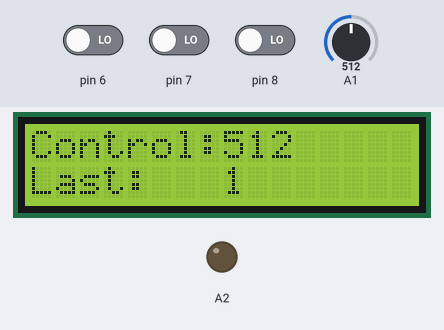
The sketch below on a simulated Arduino Uno, built with avr-gcc and run on an emulated ATmega328P. Parts: 16×2 character LCD, output pins drawn as LEDs (lit = HIGH). Inputs (shaded band) come from the test bench; at power-on: pin 7 LOW, A1 = 512, pin 6 LOW, pin 8 LOW. EEPROM starts erased.

Above: at 2.2 s.
2.3 s: pin 7 driven HIGH
At 2.85 s:
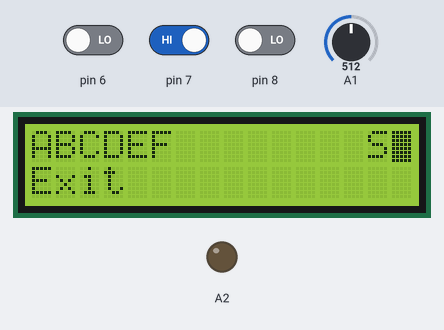
4.5 s: A1 set to 1023
6.9 s: pin 6 driven HIGH
At 7.84 s:
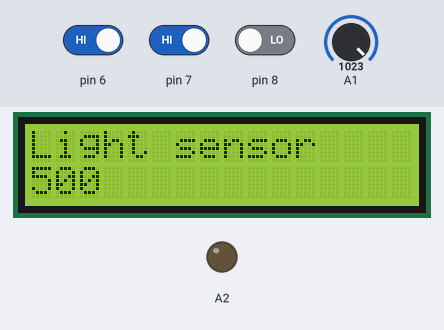
9.5 s: pin 6 driven LOW
At 9.93 s:
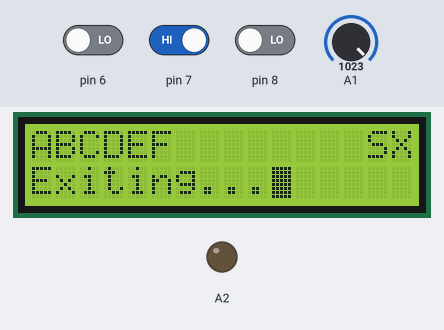
11.0 s: pin 8 driven HIGH
At 11.75 s:
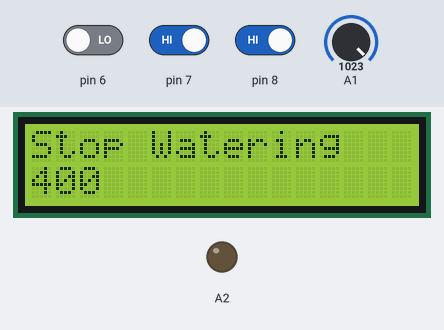
13.3 s: pin 7 driven LOW
At 13.53 s:
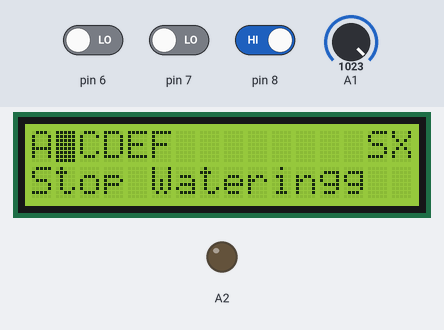

Measured:
- after the input at 2.3 s, the display: first changes after 0.48 s (image 1 shows a later state)
- after the input at 6.9 s, the display: first differs from a run without the input after 0.56 s (image 2 shows a later state)
- after the input at 9.5 s, the display: first changes at once (image 3 shows a later state)
- after the input at 11.0 s, the display: first differs from a run without the input after 0.55 s (image 4 shows a later state)

The sketch:

AutoWatering.ino
```cpp
/*

  The circuit:
 * LCD RS pin to digital pin 9
 * LCD Enable pin to digital pin 11
 * LCD D4 pin to digital pin 2
 * LCD D5 pin to digital pin 3
 * LCD D6 pin to digital pin 4
 * LCD D7 pin to digital pin 5
 * LCD R/W pin to ground
 * LCD VSS pin to ground
 * LCD VCC pin to 5V
 * 10K resistor:
 * ends to +5V and ground
 * wiper to LCD VO pin (pin 3)
 */

// include the library code:
#include <LiquidCrystal.h>
#include <EEPROM.h>

//#define bool boolean

// Analog sensor base class.
template<int TPin>
class AnalogSensor
{
  int _lastValue; // Current value of sensor reading in range [0, 1024)
public:
  AnalogSensor() : _lastValue(0) {}
  void Update()
  {
    _lastValue = analogRead(TPin);
  }
  int GetValue() const
  {
    return _lastValue;
  }
};

template<int TPin, bool TPressedLowLevel = false, int TThreshold = 20, int TRepeat = 150, int TRepCount = 3>
class Button
{
  long _switchTime;
  bool _isDown;
  bool _isUp;
  bool _isPressed;
  long _downTime;
public:
  Button() :
   _switchTime(0),
   _downTime(0),
   _isUp(false),
   _isDown(false),
   _isPressed(false)
   {
    pinMode(TPin, INPUT);
    digitalWrite(TPin, TPressedLowLevel ? HIGH : LOW);
   }
   void Update()
   {
     bool level = digitalRead(TPin) == HIGH ? true : false;
     if (TPressedLowLevel) level != level;

     const long time = millis();
     if (level && !_isDown && !_isUp)
     {
      // Transition to pressed
      _isDown = true;
      _downTime = time;
      _switchTime = time;
     }
     else if (!level && _isDown && !_isUp)
     {
      // Transition to unpressed
      if (time - _switchTime > TThreshold)
      {
        _isUp = true;
        _switchTime = time;
      }
      else
      {
        _isDown = false;
      }
     }
     if (_isDown && _isUp)
     {
       _isPressed = true;
     }
     if (level && _isDown && !_isUp && time - _switchTime > TThreshold + TRepeat * TRepCount && time - _downTime > TRepeat)
     {
       _isPressed = true;
       _downTime = time;
     }

   }

   bool CheckPressedAndReset()
   {
    if (_isPressed)
    {
      _isPressed = _isUp = false;
      return true;
    }
    return false;
   }
};

template<int TPin, bool TActiveLevel = true>
class DigitalOut
{
public:
 DigitalOut()
 {
  pinMode(TPin, OUTPUT);
  digitalWrite(TPin, TActiveLevel ? LOW : HIGH);
 }
 void Set(bool on)
 {
  if (TActiveLevel)
  {
    digitalWrite(TPin, on ? HIGH : LOW);
  }
  else
  {
    digitalWrite(TPin, on ? LOW : HIGH);
  }
 }
};


class SettingsContainer
{
  const int _currentVersion;
  int _minWateringTime;
  int _maxWateringTime;
  int _moistureStart;
  int _moistureStop;
  int _wateringInterwal;
  int _light;
public:
  SettingsContainer() :
   _minWateringTime(2000),
   _maxWateringTime(5000),
   _moistureStart(900),
   _moistureStop(400),
   _wateringInterwal(20000),
   _light(500),
   _currentVersion(1)
  {
    int magic = read(0);
    int ver = read(1);
    if (magic != 332 || ver != _currentVersion) return; // Bad EEProm state.
    _minWateringTime = read(2);
    _maxWateringTime = read(3);
    _moistureStart = read(4);
    _moistureStop = read(5);
    _wateringInterwal = read(6);
    _light = read(7);
  }

  int GetMinWateringTime() const { return _minWateringTime; }
  void SetMinWateringTime(const int& val){ _minWateringTime = val; }

  int GetMaxWateringTime() const { return _maxWateringTime; }
  void SetMaxWateringTime(const int& val){ _maxWateringTime = val;  }

  int GetMoistureStartTrigger() const { return _moistureStart; } // Maximum allowed resistance of sensor to start watering.
  void SetMoistureStartTrigger(const int& val){ _moistureStart = val; }

  int GetMoistureStopTrigger() const { return _moistureStop; }
  void SetMoistureStopTrigger(const int& val){ _moistureStop = val; }

  long GetMinWateringInterval() const { return _wateringInterwal; }
  void SetMinWateringInterval(const long& val){ _wateringInterwal = val; }

  int GetMutetModeLightingSensor() const { return _light; } // Resistance of light sensor exciding which whatering is forbidden.
  void SetMutetModeLightingSensor(const int& val){ _light = val; }

  void Save()
  {
    write(0, 332);
    write(1, _currentVersion);
    write(2, _minWateringTime);
    write(3, _maxWateringTime);
    write(4, _moistureStart);
    write(5, _moistureStop);
    write(6, _wateringInterwal);
    write(7, _light);
  }
private:
  void write(int p_address, int p_value)
  {
    p_address *= 2;
    byte lowByte = ((p_value >> 0) & 0xFF);
    byte highByte = ((p_value >> 8) & 0xFF);

    EEPROM.write(p_address, lowByte);
    EEPROM.write(p_address + 1, highByte);
   }

  //This function will read a 2 byte integer from the eeprom at the specified address and address + 1
  int read(int p_address)
  {
      p_address *= 2;
      int lowByte = EEPROM.read(p_address);
      int highByte = EEPROM.read(p_address + 1);

      unsigned int r = ((lowByte << 0) & 0xFF) + ((highByte << 8) & 0xFF00);
      return r;
   }

};

// Base class for state representation.
class State
{
public:
  State(){};
  virtual ~State(){};
  virtual void OnEnter();
  virtual void OnExit();
  virtual State* Update() = 0;
};

class Application
{
  State* _current; // Currently active state.

  State *_controlState;
  State *_wateringState;
  State *_settingsState;

public:
  Application();
  ~Application()
  {
    delete _controlState;
    delete _wateringState;
    delete _settingsState;
  }

  void Update()
  {
    MoistureSensor.Update();
    LButton.Update();
    CButton.Update();
    RButton.Update();

    if (_current == 0)
    {
      _current = _controlState;
      _current->OnEnter();
    }

    State* newState = _current->Update();
    if (newState != _current)
    {
      _current->OnExit();
      newState->OnEnter();
      _current = newState;
    }
  }

  State *GetControlState()  const { return _controlState; }
  State *GetWateringState() const { return _wateringState; }
  State *GetSettingsState() const { return _settingsState; }
public:
  AnalogSensor<A1> MoistureSensor;
  Button<6> LButton;
  Button<7> CButton;
  Button<8> RButton;
  LiquidCrystal lcd;
  DigitalOut<A2> Pump;
  SettingsContainer Settings;
};

Application* TheApp;

class TimedState : public State
{
private:
  long _enteringTime;
  long _previousLeaveTime;
public:
  TimedState() : _enteringTime(0), _previousLeaveTime(0) { }
  virtual void OnEnter()
  {
    State::OnEnter();
    _enteringTime = millis();
  }
  virtual void OnExit()
  {
    _previousLeaveTime = millis();
    State::OnExit();
  }
protected:
  // Gets duration since entering the state.
  long GetDuration() const { return millis() - _enteringTime; }
};

class ControlState : public TimedState
{
public:
  ControlState ()
  {

  }
  virtual State* Update()
  {


    TheApp->lcd.setCursor(8, 1);
    TheApp->lcd.print(GetDuration() / 1000);
    TheApp->lcd.print("   ");

    if (TheApp->MoistureSensor.GetValue() == 1023) // Cut off
    {
      TheApp->lcd.setCursor(8, 0);
      TheApp->lcd.print(" CUT OFF");
    }
    else
    {
      TheApp->lcd.setCursor(8, 0);
      TheApp->lcd.print(TheApp->MoistureSensor.GetValue());
      TheApp->lcd.print("   ");

      if (TheApp->MoistureSensor.GetValue() >= TheApp->Settings.GetMoistureStartTrigger() )
        if (GetDuration() > TheApp->Settings.GetMinWateringInterval())
          return TheApp->GetWateringState();
    }

    if (TheApp->CButton.CheckPressedAndReset())
      return TheApp->GetSettingsState();

    return this;
  }
  virtual void OnEnter()
  {
    TimedState::OnEnter();
    TheApp->lcd.setCursor(0, 0);
    TheApp->lcd.print("Control: ");
    TheApp->lcd.setCursor(0, 1);
    TheApp->lcd.print("Last: ");
  }
};

class WateringState : public TimedState
{
public:
  virtual State* Update()
  {
    TheApp->lcd.setCursor(0, 1);
    TheApp->lcd.print(TheApp->MoistureSensor.GetValue());
    TheApp->lcd.print("   ");
    TheApp->lcd.setCursor(8, 1);
    TheApp->lcd.print(TheApp->Settings.GetMoistureStopTrigger());
    TheApp->lcd.print("   ");

    if (TheApp->MoistureSensor.GetValue() == 1023) // Cut off
      return TheApp->GetControlState();

    if (GetDuration() >= TheApp->Settings.GetMaxWateringTime())
      return TheApp->GetControlState();

    if(TheApp->LButton.CheckPressedAndReset() || TheApp->CButton.CheckPressedAndReset() || TheApp->RButton.CheckPressedAndReset())
      return TheApp->GetControlState();

    if (GetDuration() <= TheApp->Settings.GetMinWateringInterval())
      return this;

    if (TheApp->MoistureSensor.GetValue() <= TheApp->Settings.GetMoistureStopTrigger())
      return TheApp->GetControlState();
  }
  virtual void OnEnter()
  {
    TimedState::OnEnter();
    TheApp->lcd.setCursor(0, 0);
    TheApp->lcd.print("!!Pump Active!!");

    TheApp->Pump.Set(true);
  }
  virtual void OnExit()
  {
    TheApp->Pump.Set(false);
    TimedState::OnExit();
  }
};

class SettingsPageBase : public State
{
public:
  virtual const char * GetMessage() const = 0;
};

template <typename T, T TMin, T TMax, T TStep, T (SettingsContainer::*TGetter)() const, void (SettingsContainer::*TSetter)(const T&)>
class NumberSettingPage : public SettingsPageBase
{
  long _lastActionTime;
  T _current;
  const char* _message;
public:

  NumberSettingPage(const char* message)
     : _message(message)
     , _current(TMin)
  { }
  virtual State* Update()
  {
    TheApp->lcd.setCursor(0, 1);
    TheApp->lcd.print(_current);
    TheApp->lcd.print("   ");

    if (TheApp->CButton.CheckPressedAndReset()) return TheApp->GetSettingsState();
    else if (TheApp->LButton.CheckPressedAndReset())
    {
      _current -= TStep;
      if (_current < TMin) _current = TMin;
    }
    else if (TheApp->RButton.CheckPressedAndReset())
    {
      _current += TStep;
      if (_current > TMax) _current = TMax;
    }
    return this;
  }

  virtual void OnEnter()
  {
    SettingsPageBase::OnEnter();
    TheApp->lcd.setCursor(0, 0);
    TheApp->lcd.print(_message);
    _current = (TheApp->Settings.*TGetter)();
  }

  virtual void OnExit()
  {
    (TheApp->Settings.*TSetter)(_current);
    SettingsPageBase::OnExit();
  }

  virtual const char * GetMessage() const
  {
    return _message;
  }
};

class SettingsMainPageState : public State
{
  SettingsPageBase** _settings;
  const int _maxSettings;
  int _currentSelection;

public:

  SettingsMainPageState()
    : _currentSelection(-1)
    , _maxSettings(6)
  {
    _settings = new SettingsPageBase*[_maxSettings];

    _settings[0] = new NumberSettingPage<int, 0, 1022, 4, &SettingsContainer::GetMoistureStartTrigger, &SettingsContainer::SetMoistureStartTrigger>("Start Watering");
    _settings[1] = new NumberSettingPage<int, 0, 1022, 4, &SettingsContainer::GetMoistureStopTrigger, &SettingsContainer::SetMoistureStopTrigger>("Stop Watering");

    _settings[2] = new NumberSettingPage<long, 10000, 40000, 5000, &SettingsContainer::GetMinWateringInterval, &SettingsContainer::SetMinWateringInterval>("Watering Interval");

    _settings[3] = new NumberSettingPage<int, 1000, 4000, 500, &SettingsContainer::GetMinWateringTime, &SettingsContainer::SetMinWateringTime>("Min Watering T");
    _settings[4] = new NumberSettingPage<int, 2000, 1000, 500, &SettingsContainer::GetMaxWateringTime, &SettingsContainer::SetMaxWateringTime>("Max Watering T");

    _settings[5] = new NumberSettingPage<int, 0, 1023, 4, &SettingsContainer::GetMutetModeLightingSensor, &SettingsContainer::SetMutetModeLightingSensor>("Light sensor");
  }

  virtual ~SettingsMainPageState()
  {
    for (int i = 0; i < _maxSettings; ++i)
    {
      delete _settings[i];
    }
    delete[] _settings;
  }

  virtual State* Update()
  {
    bool changed = false;
    if (_currentSelection < 0)
    {
      _currentSelection = _maxSettings + 1;
      changed = true;
    }
    if (TheApp->LButton.CheckPressedAndReset())
    {
      --_currentSelection;
      if (_currentSelection < 0) _currentSelection = _maxSettings + 1;
      changed = true;
    }
    else if (TheApp->RButton.CheckPressedAndReset())
    {
      ++_currentSelection;
      if (_currentSelection > _maxSettings + 1) _currentSelection = 0;
      changed = true;
    }

    if (changed)
    {
      TheApp->lcd.setCursor(0, 1);
      if (_currentSelection >= 0 && _currentSelection < _maxSettings)
      {
        TheApp->lcd.print(_settings[_currentSelection]->GetMessage());
        TheApp->lcd.setCursor(_currentSelection, 0);
        TheApp->lcd.blink();
      }
      else if (_currentSelection == _maxSettings)
      {
        TheApp->lcd.print("Save          ");
        TheApp->lcd.setCursor(14, 0);
        TheApp->lcd.blink();
      }
      else if(_currentSelection == _maxSettings + 1)
      {
        TheApp->lcd.print("Exit          ");
        TheApp->lcd.setCursor(15, 0);
        TheApp->lcd.blink();
      }
    }

    if (TheApp->CButton.CheckPressedAndReset())
    {
      if (_currentSelection >= 0 && _currentSelection < _maxSettings)
      {
         return _settings[_currentSelection];
      }
      else
      {
        if (_currentSelection == _maxSettings)
        {
          TheApp->lcd.setCursor(0, 1);
          TheApp->lcd.print("Saving to EEPROM...");
          TheApp->Settings.Save();
        }
        else
        {
          TheApp->lcd.setCursor(0, 1);
          TheApp->lcd.print("Exiting...");
          delay(100);
        }
        // Reset buttons.
        TheApp->CButton.Update();
        TheApp->CButton.CheckPressedAndReset();
        return TheApp->GetControlState();
      }
    }

    return this;
  }
  virtual void OnEnter()
  {
    State::OnEnter();
    TheApp->lcd.setCursor(0, 0);
    TheApp->lcd.print("ABCDEF        SX");
    _currentSelection = -1;
  }

  virtual void OnExit()
  {
    TheApp->lcd.noBlink();
    State::OnExit();
  }
};

inline Application::Application() :
  _wateringState(new WateringState()),
  _controlState (new ControlState()),
  _settingsState(new SettingsMainPageState()),
  _current(0),
  lcd(9, 11, 2, 3, 4, 5)
{
  lcd.begin(16, 2);
  lcd.setCursor(0, 0);
  lcd.print("Starting ....");
  delay(1000);
}

void State::OnEnter()
{

}
void State::OnExit()
{
  TheApp->lcd.clear();
  TheApp->lcd.noCursor();
  TheApp->lcd.noBlink();
}

void setup() {
  TheApp = new Application();
}

void loop() {
  TheApp->Update();
}
```
